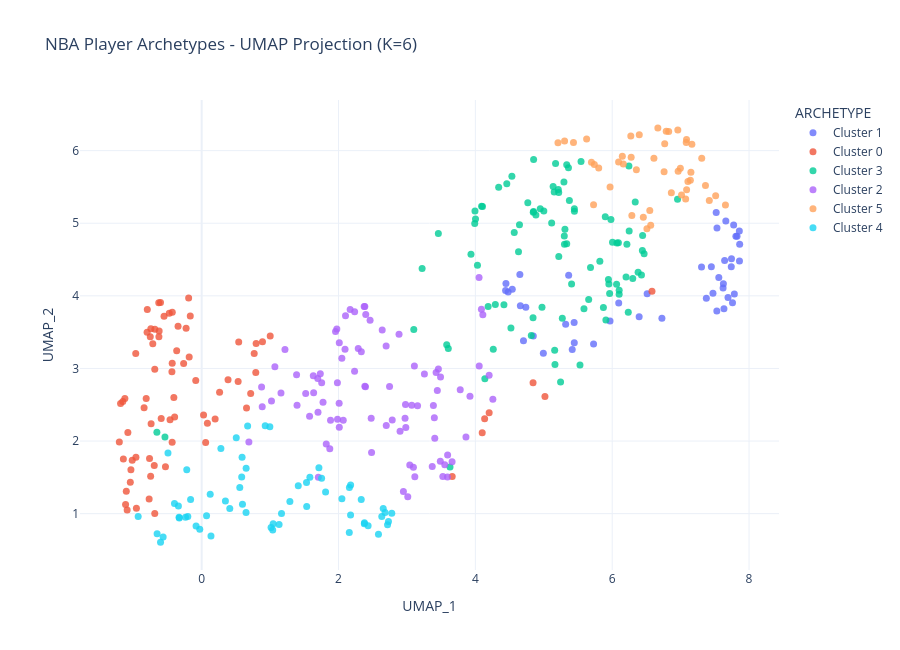

The cell this chart's notebook holds for it:
### Markdown cell above
## 6. Visualizations

### Code cell
# Interactive UMAP scatter (Plotly)
fig = px.scatter(
    df_clean,
    x='UMAP_1', y='UMAP_2',
    color='ARCHETYPE',
    hover_name='PLAYER_NAME',
    hover_data={'SEASON': True, 'UMAP_1': False, 'UMAP_2': False},
    title=f'NBA Player Archetypes - UMAP Projection (K={K})',
    width=900, height=650,
    template='plotly_white'
)
fig.update_traces(marker=dict(size=7, opacity=0.8))
fig.write_html(OUTPUTS_DIR + 'umap_plot.html')
print('Saved: outputs/umap_plot.html')
fig.show()

### Figure 1 — Plotly figure (JSON) as saved in the notebook; plotly's stock layout.template omitted (floating-point values rounded to 4 significant figures)
{"data": [{"customdata": [["2004-05"], ["2004-05"], ["2004-05"], ["2004-05"], ["2004-05"], ["2004-05"], ["2004-05"], ["2004-05"], ["2004-05"], ["2004-05"], ["2004-05"], ["2004-05"], ["2004-05"], ["2004-05"], ["2004-05"], ["2004-05"], ["2004-05"], ["2004-05"], ["2004-05"], ["2004-05"], ["2004-05"], ["2004-05"], ["2004-05"], ["2004-05"], ["2004-05"], ["2004-05"], ["2004-05"], ["2004-05"], ["2004-05"], ["2004-05"], ["2004-05"], ["2004-05"], ["2004-05"], ["2004-05"], ["2004-05"], ["2004-05"], ["2004-05"], ["2004-05"], ["2004-05"], ["2004-05"], ["2003-04"], ["2003-04"], ["2002-03"], ["2002-03"], ["2002-03"]], "hovertemplate": "<b>%{hovertext}</b><br><br>ARCHETYPE=Cluster 1<br>SEASON=%{customdata[0]}<extra></extra>", "hovertext": ["Zydrunas Ilgauskas", "Elton Brand", "Emeka Okafor", "Eddie Griffin", "Dirk Nowitzki", "Donyell Marshall", "Drew Gooden", "Jermaine O'Neal", "Joe Smith", "Antonio McDyess", "Brad Miller", "Antoine Walker", "Amar'e Stoudemire", "Andrei Kirilenko", "Chris Webber", "Carlos Boozer", "Chris Bosh", "Pau Gasol", "Shaquille O'Neal", "Shareef Abdur-Rahim", "Primoz Brezec", "Raef LaFrentz", "Rasheed Wallace", "Shawn Marion", "Yao Ming", "Zach Randolph", "Stromile Swift", "Tim Duncan", "Troy Murphy", "P.J. Brown", "Kurt Thomas", "Lamar Odom", "Marcus Camby", "Lorenzen Wright", "Kevin Garnett", "Keith Van Horn", "Kenny Thomas", "Kenyon Martin", "Ndudi Ebi", "Mehmet Okur", "Slava Medvedenko", "Karl Malone", "Elden Campbell", "Arvydas Sabonis", "Todd MacCulloch"], "legendgroup": "Cluster 1", "marker": {"color": "#636efa", "opacity": 0.8, "size": 7, "symbol": "circle"}, "mode": "markers", "name": "Cluster 1", "orientation": "v", "showlegend": true, "type": "scatter", "x": [7.558, 7.473, 7.824, 7.775, 4.994, 4.479, 7.86, 7.529, 4.447, 7.531, 4.442, 5.728, 4.847, 6.727, 5.416, 7.625, 5.443, 7.376, 7.692, 6.394, 4.658, 4.539, 7.305, 4.737, 7.62, 7.633, 5.968, 7.758, 7.808, 7.52, 7.858, 7.449, 7.863, 7.661, 7.785, 4.703, 5.32, 5.446, 7.643, 7.74, 6.095, 5.364, 6.51, 7.743, 4.65], "xaxis": "x", "y": [4.252, 4.036, 4.822, 4.977, 3.21, 4.053, 4.481, 3.791, 4.17, 4.934, 4.073, 3.336, 3.448, 3.692, 3.262, 4.167, 3.631, 3.967, 3.979, 3.712, 3.864, 4.092, 4.397, 3.844, 4.108, 3.821, 3.654, 3.905, 4.822, 5.147, 4.893, 4.399, 4.709, 5.03, 4.024, 3.382, 3.608, 3.355, 4.486, 4.399, 3.9, 4.285, 4.03, 4.512, 4.293], "yaxis": "y"}, {"customdata": [["2004-05"], ["2004-05"], ["2004-05"], ["2004-05"], ["2004-05"], ["2004-05"], ["2004-05"], ["2004-05"], ["2004-05"], ["2004-05"], ["2004-05"], ["2004-05"], ["2004-05"], ["2004-05"], ["2004-05"], ["2004-05"], ["2004-05"], ["2004-05"], ["2004-05"], ["2004-05"], ["2004-05"], ["2004-05"], ["2004-05"], ["2004-05"], ["2004-05"], ["2004-05"], ["2004-05"], ["2004-05"], ["2004-05"], ["2004-05"], ["2004-05"], ["2004-05"], ["2004-05"], ["2004-05"], ["2004-05"], ["2004-05"], ["2004-05"], ["2004-05"], ["2004-05"], ["2004-05"], ["2004-05"], ["2004-05"], ["2003-04"], ["2003-04"], ["2003-04"], ["2003-04"], ["2003-04"], ["2003-04"], ["2003-04"], ["2003-04"], ["2003-04"], ["2003-04"], ["2003-04"], ["2003-04"], ["2003-04"], ["2003-04"], ["2003-04"], ["2003-04"], ["2003-04"], ["2003-04"], ["2002-03"], ["2002-03"], ["2002-03"], ["2002-03"], ["2002-03"], ["2002-03"], ["2002-03"], ["2002-03"], ["2002-03"], ["2002-03"], ["2002-03"], ["2002-03"], ["2002-03"], ["2002-03"], ["2002-03"]], "hovertemplate": "<b>%{hovertext}</b><br><br>ARCHETYPE=Cluster 0<br>SEASON=%{customdata[0]}<extra></extra>", "hovertext": ["Erick Strickland", "Eric Snow", "Flip Murray", "Earl Watson", "Derek Anderson", "Doug Christie", "Jason Williams", "Jeff McInnis", "Howard Eisley", "JR Smith", "Jacque Vaughn", "Darrick Martin", "Darrell Armstrong", "Boris Diaw", "Anthony Johnson", "Alex Garcia", "Anfernee Hardaway", "Carlos Arroyo", "Carlos Delfino", "Charlie Ward", "Chris Duhon", "John Salmons", "Ron Mercer", "Sebastian Telfair", "Shaun Livingston", "Rick Brunson", "Raul Lopez", "Willie Green", "Troy Hudson", "Travis Best", "Toni Kukoc", "Luke Ridnour", "Keyon Dooling", "Junior Harrington", "Keith Bogans", "Kenny Anderson", "Keith McLeod", "Milt Palacio", "Mo Williams", "Nick Van Exel", "Marko Jaric", "Matt Freije", "Michael Curry", "Mateen Cleaves", "Kevin Ollie", "Lamond Murray", "Lindsey Hunter", "Marcus Banks", "T.J. Ford", "Steve Blake", "Rick Fox", "Rod Strickland", "Scottie Pippen", "Stacey Augmon", "Dajuan Wagner", "Anthony Carter", "Alvin Williams", "Dion Glover", "Eddie House", "Doug Overton", "Jay Williams", "John Crotty", "Bimbo Coles", "Damone Brown", "Courtney Alexander", "Chris Whitney", "Smush Parker", "Shammond Williams", "Robert Pack", "Rodney White", "Vincent Yarbrough", "Mark Jackson", "Nikoloz Tskitishvili", "Moochie Norris", "Mike Wilks"], "legendgroup": "Cluster 0", "marker": {"color": "#EF553B", "opacity": 0.8, "size": 7, "symbol": "circle"}, "mode": "markers", "name": "Cluster 0", "orientation": "v", "showlegend": true, "type": "scatter", "x": [-0.3452, -0.7144, 0.5412, -0.4315, 0.5328, -1.185, 0.05797, 0.6555, -0.4068, 0.7677, 0.7907, -0.3652, -1.079, -1.153, 0.0836, -0.1826, -0.1667, -0.4623, -0.474, -0.6841, -0.8417, 3.661, 1.001, -1.043, -1.145, -0.811, -0.5293, 4.1, 0.1965, 0.7162, -0.7389, 0.02753, 0.3854, -0.2637, 4.202, -1.123, -0.4349, -0.6932, -0.7461, 0.2618, -0.3951, -0.6019, -0.55, -0.743, -0.5915, 6.581, -0.7976, -1.112, -1.015, -1.102, -0.9637, -0.7622, 4.136, -0.1905, 0.7958, -1.204, -0.08662, 4.843, -0.2277, -0.7515, -0.9539, -0.6857, -0.6215, -0.6273, 0.8888, -0.7678, -1.089, -0.6856, -1.034, 5.017, -0.4299, -0.9607, -0.7947, -0.4308, -0.6252], "xaxis": "x", "y": [3.58, 3.34, 3.365, 1.983, 2.821, 2.517, 1.98, 2.454, 2.601, 3.206, 2.943, 3.242, 2.119, 2.546, 2.244, 3.156, 3.722, 2.292, 3.761, 3.54, 2.457, 1.512, 3.447, 1.431, 1.753, 2.586, 1.645, 2.113, 2.302, 2.656, 2.238, 2.359, 2.844, 3.067, 2.389, 2.587, 2.955, 1.661, 1.515, 2.674, 2.33, 3.907, 3.719, 3.548, 2.311, 4.064, 3.497, 1.126, 1.737, 1.308, 3.206, 1.759, 2.306, 3.97, 3.342, 1.988, 2.834, 2.804, 3.553, 3.435, 1.076, 2.988, 3.517, 3.905, 3.367, 1.2, 1.05, 1.001, 1.603, 2.614, 3.774, 1.776, 3.81, 3.072, 3.436], "yaxis": "y"}, {"customdata": [["2004-05"], ["2004-05"], ["2004-05"], ["2004-05"], ["2004-05"], ["2004-05"], ["2004-05"], ["2004-05"], ["2004-05"], ["2004-05"], ["2004-05"], ["2004-05"], ["2004-05"], ["2004-05"], ["2004-05"], ["2004-05"], ["2004-05"], ["2004-05"], ["2004-05"], ["2004-05"], ["2004-05"], ["2004-05"], ["2004-05"], ["2004-05"], ["2004-05"], ["2004-05"], ["2004-05"], ["2004-05"], ["2004-05"], ["2004-05"], ["2004-05"], ["2004-05"], ["2004-05"], ["2004-05"], ["2004-05"], ["2004-05"], ["2004-05"], ["2004-05"], ["2004-05"], ["2004-05"], ["2004-05"], ["2004-05"], ["2004-05"], ["2004-05"], ["2004-05"], ["2004-05"], ["2004-05"], ["2004-05"], ["2004-05"], ["2004-05"], ["2004-05"], ["2004-05"], ["2004-05"], ["2004-05"], ["2004-05"], ["2004-05"], ["2004-05"], ["2003-04"], ["2003-04"], ["2003-04"], ["2003-04"], ["2003-04"], ["2003-04"], ["2003-04"], ["2003-04"], ["2003-04"], ["2003-04"], ["2003-04"], ["2003-04"], ["2003-04"], ["2003-04"], ["2003-04"], ["2003-04"], ["2003-04"], ["2002-03"], ["2002-03"], ["2002-03"], ["2002-03"], ["2002-03"], ["2002-03"], ["2002-03"], ["2002-03"], ["2002-03"], ["2002-03"], ["2002-03"], ["2002-03"], ["2002-03"], ["2002-03"], ["2002-03"], ["2002-03"], ["2002-03"]], "hovertemplate": "<b>%{hovertext}</b><br><br>ARCHETYPE=Cluster 3<br>SEASON=%{customdata[0]}<extra></extra>", "hovertext": ["Eddy Curry", "Eduardo Najera", "Etan Thomas", "David Harrison", "George Lynch", "Gerald Wallace", "David West", "Jerome James", "Jason Collins", "James Posey", "Jared Jeffries", "Jarron Collins", "Bob Sura", "Antonio Davis", "Austin Croshere", "Brendan Haywood", "Adonal Foyle", "Al Harrington", "Andre Iguodala", "Andres Nocioni", "Brian Cardinal", "Darius Miles", "Darius Songaila", "Chris Wilcox", "Brian Grant", "Brian Scalabrine", "Josh Childress", "Robert Horry", "Robert Traylor", "Rodney Rogers", "Ruben Patterson", "Shandon Anderson", "Trevor Ariza", "Josh Howard", "Viktor Khryapa", "Zeljko Rebraca", "Theo Ratliff", "Theron Smith", "Tom Gugliotta", "Tony Allen", "Tony Battie", "Kwame Brown", "Luol Deng", "Malik Rose", "Othella Harrington", "Josh Smith", "Juwan Howard", "Marc Jackson", "Marcus Fizer", "Mikki Moore", "Nene", "Mark Blount", "Nenad Krstic", "Matt Barnes", "Matt Harpring", "Melvin Ely", "Maurice Taylor", "Mark Madsen", "Linton Johnson", "Vin Baker", "Vitaly Potapenko", "Vlade Divac", "Ronald Dupree", "Calvin Booth", "Clar. Weatherspoon", "Corie Blount", "Derrick Coleman", "Curtis Borchardt", "Aaron Williams", "Bo Outlaw", "Jason Collier", "Jake Voskuhl", "Horace Grant", "Gary Trent", "Greg Foster", "Donnell Harvey", "Jake Tsakalidis", "Jason Caffey", "Anthony Mason", "Adrian Griffin", "Bryon Russell", "Corey Benjamin", "Cherokee Parks", "Sean Rooks", "Scott Padgett", "Ryan Bowen", "Tremaine Fowlkes", "Mamadou N'diaye", "Malik Allen", "Keon Clark", "Mike Batiste"], "legendgroup": "Cluster 3", "marker": {"color": "#00cc96", "opacity": 0.8, "size": 7, "symbol": "circle"}, "mode": "markers", "name": "Cluster 3", "orientation": "v", "showlegend": true, "type": "scatter", "x": [5.908, 4.884, 5.374, 6.068, 4.948, 5.302, 6.466, 6.091, 3.994, 3.222, 4.85, 4.002, -0.6548, 5.294, 6.064, 5.544, 5.335, 5.529, 3.629, 5.219, 3.1, 5.245, 4.292, 6.215, 5.172, 5.951, 4.418, 5.945, 6.337, 5.406, 4.262, 4.091, 5.271, 4.52, 5.0, 6.004, 4.459, 4.568, 5.115, 4.843, 5.152, 5.448, 5.164, 6.248, 5.587, 5.3, 6.102, 4.818, 6.428, 5.981, 5.336, 5.309, 6.102, 4.846, 6.235, 5.683, 6.379, 4.851, 4.645, 5.871, 6.202, -0.5369, 4.139, 4.63, 6.955, 6.244, 6.441, 5.447, 5.898, 4.534, 4.974, 5.36, 3.936, 5.962, 4.767, 6.445, 5.218, 5.819, 3.991, 3.581, 3.459, 3.604, 4.031, 4.104, 5.656, 4.341, 4.187, 5.137, 6.3, 5.212, 5.159], "xaxis": "x", "y": [3.666, 5.114, 5.313, 4.727, 5.199, 4.709, 4.58, 4.733, 5.167, 4.378, 5.161, 5.057, 2.121, 5.568, 4.158, 5.852, 5.804, 3.048, 1.643, 4.542, 3.536, 2.812, 3.882, 4.712, 5.824, 4.162, 3.877, 4.225, 5.293, 4.162, 3.263, 5.235, 3.692, 3.559, 5.168, 4.738, 5.544, 4.873, 5.004, 3.699, 5.43, 5.167, 3.055, 4.892, 3.823, 4.822, 4.022, 3.454, 4.289, 5.051, 4.716, 4.919, 4.078, 5.152, 3.775, 4.39, 4.326, 5.877, 4.98, 3.838, 4.259, 2.056, 2.858, 4.607, 5.33, 5.79, 4.626, 5.199, 5.09, 5.646, 3.842, 5.763, 4.573, 4.03, 5.282, 4.83, 5.424, 4.476, 4.996, 3.326, 4.86, 3.274, 4.423, 5.23, 3.948, 5.495, 3.853, 5.506, 4.24, 5.466, 3.251], "yaxis": "y"}, {"customdata": [["2004-05"], ["2004-05"], ["2004-05"], ["2004-05"], ["2004-05"], ["2004-05"], ["2004-05"], ["2004-05"], ["2004-05"], ["2004-05"], ["2004-05"], ["2004-05"], ["2004-05"], ["2004-05"], ["2004-05"], ["2004-05"], ["2004-05"], ["2004-05"], ["2004-05"], ["2004-05"], ["2004-05"], ["2004-05"], ["2004-05"], ["2004-05"], ["2004-05"], ["2004-05"], ["2004-05"], ["2004-05"], ["2004-05"], ["2004-05"], ["2004-05"], ["2004-05"], ["2004-05"], ["2004-05"], ["2004-05"], ["2004-05"], ["2004-05"], ["2004-05"], ["2004-05"], ["2004-05"], ["2004-05"], ["2004-05"], ["2004-05"], ["2004-05"], ["2004-05"], ["2004-05"], ["2004-05"], ["2004-05"], ["2004-05"], ["2004-05"], ["2004-05"], ["2004-05"], ["2004-05"], ["2004-05"], ["2004-05"], ["2004-05"], ["2004-05"], ["2004-05"], ["2004-05"], ["2004-05"], ["2004-05"], ["2004-05"], ["2004-05"], ["2004-05"], ["2004-05"], ["2004-05"], ["2004-05"], ["2004-05"], ["2004-05"], ["2004-05"], ["2004-05"], ["2004-05"], ["2004-05"], ["2004-05"], ["2004-05"], ["2004-05"], ["2003-04"], ["2003-04"], ["2003-04"], ["2003-04"], ["2003-04"], ["2002-03"], ["2002-03"], ["2002-03"], ["2002-03"], ["2002-03"], ["2002-03"], ["2002-03"]], "hovertemplate": "<b>%{hovertext}</b><br><br>ARCHETYPE=Cluster 2<br>SEASON=%{customdata[0]}<extra></extra>", "hovertext": ["Eric Williams", "Fred Hoiberg", "Fred Jones", "Eddie Jones", "DeShawn Stevenson", "DerMarr Johnson", "Desmond Mason", "Devean George", "Devin Brown", "Glenn Robinson", "Gordan Giricek", "Jim Jackson", "Jiri Welsch", "Joe Johnson", "Jason Kapono", "Greg Buckner", "Jarvis Hayes", "Ira Newble", "James Jones", "David Wesley", "Jon Barry", "Bobby Simmons", "Bonzi Wells", "Bostjan Nachbar", "Brent Barry", "Anthony Goldwire", "Antawn Jamison", "Aaron McKie", "Allan Houston", "Brian Cook", "Christian Laettner", "Chucky Atkins", "Clifford Robinson", "Corliss Williamson", "Cuttino Mobley", "Damien Wilkins", "Damon Jones", "Bruce Bowen", "Calbert Cheaney", "Caron Butler", "Casey Jacobsen", "Rodney Buford", "Shane Battier", "Reggie Miller", "Peja Stojakovic", "Predrag Drobnjak", "Quentin Richardson", "Quinton Ross", "Raja Bell", "Rashard Lewis", "Rasual Butler", "Vladimir Radmanovic", "Voshon Lenard", "Wally Szczerbiak", "Wesley Person", "Trenton Hassell", "Tayshaun Prince", "Tim Thomas", "Tony Delk", "Kyle Korver", "Latrell Sprewell", "Lee Nailon", "Lucious Harris", "Jumaine Jones", "Kareem Rush", "Kendall Gill", "Kerry Kittles", "Mike Dunleavy", "Mike Miller", "Morris Peterson", "Mickael Pietrus", "Maurice Evans", "Matt Carroll", "Matt Bonner", "Marquis Daniels", "Michael Finley", "Walter McCarty", "Chris Crawford", "Anthony Peeler", "Kedrick Brown", "Eddie Robinson", "Glen Rice", "Eric Piatkowski", "Jonathan Bender", "J.R. Bremer", "Steven Smith", "Walt Williams", "Pat Garrity"], "legendgroup": "Cluster 2", "marker": {"color": "#ab63fa", "opacity": 0.8, "size": 7, "symbol": "circle"}, "mode": "markers", "name": "Cluster 2", "orientation": "v", "showlegend": true, "type": "scatter", "x": [2.049, 1.7, 1.754, 2.394, 3.862, 3.37, 1.821, 3.426, 2.746, 1.705, 1.159, 3.592, 3.594, 3.094, 2.698, 3.407, 3.109, 2.102, 2.095, 0.8754, 1.696, 2.009, 1.872, 2.235, 1.636, 1.394, 3.779, 3.66, 1.02, 3.491, 4.109, 0.6899, 2.638, 3.921, 2.948, 2.011, 1.577, 1.956, 2.884, 3.444, 1.631, 2.384, 2.288, 1.52, 2.899, 4.201, 3.155, 2.17, 1.774, 1.883, 2.461, 2.385, 3.041, 2.069, 2.972, 1.975, 1.984, 2.983, 2.483, 3.488, 1.07, 1.985, 2.236, 4.054, 1.217, 2.398, 2.375, 3.4, 2.011, 3.071, 3.012, 3.46, 3.115, 4.089, 4.256, 2.785, 3.553, 3.387, 3.524, 2.333, 2.696, 1.734, 2.477, 4.056, 0.8849, 1.387, 3.255, 2.979], "xaxis": "x", "y": [3.139, 2.396, 2.804, 2.747, 2.056, 1.65, 1.958, 2.944, 2.751, 1.5, 2.661, 1.506, 1.808, 1.639, 2.213, 2.037, 3.033, 3.725, 3.266, 2.745, 2.861, 2.521, 1.893, 2.96, 2.663, 2.492, 2.706, 1.713, 2.551, 2.881, 3.738, 1.987, 3.528, 2.615, 1.303, 3.353, 2.343, 3.509, 3.469, 2.697, 2.9, 3.852, 3.273, 2.653, 2.134, 2.906, 2.485, 3.81, 2.535, 2.287, 3.664, 2.753, 1.67, 2.287, 2.315, 3.543, 2.804, 2.188, 1.843, 1.721, 3.023, 2.299, 3.78, 4.251, 3.259, 3.744, 3.854, 2.32, 2.191, 2.493, 1.233, 2.993, 1.508, 3.814, 2.576, 2.289, 1.674, 2.488, 1.513, 3.228, 3.308, 2.928, 2.315, 3.033, 2.473, 2.912, 2.924, 2.503], "yaxis": "y"}, {"customdata": [["2004-05"], ["2004-05"], ["2004-05"], ["2004-05"], ["2004-05"], ["2004-05"], ["2004-05"], ["2004-05"], ["2004-05"], ["2004-05"], ["2004-05"], ["2004-05"], ["2004-05"], ["2004-05"], ["2004-05"], ["2004-05"], ["2004-05"], ["2004-05"], ["2004-05"], ["2004-05"], ["2004-05"], ["2004-05"], ["2004-05"], ["2004-05"], ["2004-05"], ["2004-05"], ["2004-05"], ["2004-05"], ["2004-05"], ["2004-05"], ["2004-05"], ["2004-05"], ["2004-05"], ["2004-05"], ["2003-04"], ["2003-04"], ["2002-03"], ["2002-03"], ["2002-03"], ["2002-03"], ["2002-03"], ["2002-03"], ["2002-03"], ["2002-03"], ["2002-03"]], "hovertemplate": "<b>%{hovertext}</b><br><br>ARCHETYPE=Cluster 5<br>SEASON=%{customdata[0]}<extra></extra>", "hovertext": ["Erick Dampier", "Dikembe Mutombo", "Jeff Foster", "Jerome Williams", "Joel Przybilla", "Jackson Vroman", "Jamaal Magloire", "Ben Wallace", "Alan Henderson", "Alonzo Mourning", "Anderson Varejao", "Dale Davis", "Dan Gadzuric", "Danny Fortson", "Chris Mihm", "Chris Kaman", "Brian Skinner", "Chris Andersen", "Dwight Howard", "Samuel Dalembert", "Scot Pollard", "Rasho Nesterovic", "Reggie Evans", "Tyson Chandler", "Udonis Haslem", "Zaza Pachulia", "Loren Woods", "Kelvin Cato", "Michael Sweetney", "Nazr Mohammed", "Nick Collison", "Obinna Ekezie", "Michael Ruffin", "Michael Olowokandi", "Andrew DeClercq", "Greg Ostertag", "Ervin Johnson", "Jelani McCoy", "David Robinson", "Shawn Bradley", "Shawn Kemp", "Samaki Walker", "Vladimir Stepania", "Tyrone Hill", "Michael Bradley"], "legendgroup": "Cluster 5", "marker": {"color": "#FFA15A", "opacity": 0.8, "size": 7, "symbol": "circle"}, "mode": "markers", "name": "Cluster 5", "orientation": "v", "showlegend": true, "type": "scatter", "x": [6.789, 7.086, 7.308, 5.739, 6.959, 5.727, 6.563, 7.655, 5.626, 6.507, 7.363, 7.142, 7.164, 6.826, 6.758, 6.455, 6.148, 7.419, 6.396, 6.272, 7.013, 6.864, 7.082, 6.667, 6.964, 7.088, 6.277, 5.697, 6.767, 6.996, 7.107, 5.969, 5.304, 6.549, 5.434, 7.074, 5.207, 6.287, 7.15, 5.803, 6.163, 6.353, 7.512, 6.093, 6.61], "xaxis": "x", "y": [6.267, 6.152, 5.896, 5.81, 6.285, 5.256, 4.971, 5.251, 6.16, 4.923, 5.518, 5.591, 6.087, 6.262, 5.71, 5.081, 5.923, 5.312, 6.218, 6.2, 5.39, 5.421, 6.112, 6.313, 5.714, 5.461, 5.908, 5.839, 6.095, 5.758, 5.576, 5.499, 6.132, 5.176, 6.11, 5.335, 6.108, 5.105, 5.703, 5.761, 5.817, 5.737, 5.378, 5.844, 5.895], "yaxis": "y"}, {"customdata": [["2004-05"], ["2004-05"], ["2004-05"], ["2004-05"], ["2004-05"], ["2004-05"], ["2004-05"], ["2004-05"], ["2004-05"], ["2004-05"], ["2004-05"], ["2004-05"], ["2004-05"], ["2004-05"], ["2004-05"], ["2004-05"], ["2004-05"], ["2004-05"], ["2004-05"], ["2004-05"], ["2004-05"], ["2004-05"], ["2004-05"], ["2004-05"], ["2004-05"], ["2004-05"], ["2004-05"], ["2004-05"], ["2004-05"], ["2004-05"], ["2004-05"], ["2004-05"], ["2004-05"], ["2004-05"], ["2004-05"], ["2004-05"], ["2004-05"], ["2004-05"], ["2004-05"], ["2004-05"], ["2004-05"], ["2004-05"], ["2004-05"], ["2004-05"], ["2004-05"], ["2004-05"], ["2004-05"], ["2004-05"], ["2004-05"], ["2004-05"], ["2004-05"], ["2004-05"], ["2004-05"], ["2004-05"], ["2004-05"], ["2004-05"], ["2003-04"], ["2003-04"], ["2002-03"], ["2002-03"]], "hovertemplate": "<b>%{hovertext}</b><br><br>ARCHETYPE=Cluster 4<br>SEASON=%{customdata[0]}<extra></extra>", "hovertext": ["Gary Payton", "Gilbert Arenas", "Earl Boykins", "Derek Fisher", "Devin Harris", "Dwyane Wade", "Grant Hill", "Jason Hart", "Jason Kidd", "Jason Richardson", "Jason Terry", "Jerry Stackhouse", "Hedo Turkoglu", "Jalen Rose", "Jamaal Tinsley", "Jamal Crawford", "Jameer Nelson", "Antonio Daniels", "Baron Davis", "Ben Gordon", "Bobby Jackson", "Allen Iverson", "Andre Miller", "Brevin Knight", "Corey Maggette", "Damon Stoudamire", "Dan Dickau", "Carmelo Anthony", "Chauncey Billups", "Sam Cassell", "Ricky Davis", "Richard Jefferson", "Richard Hamilton", "Rafer Alston", "Ray Allen", "Speedy Claxton", "Stephen Jackson", "Tyronn Lue", "Vince Carter", "Stephon Marbury", "Steve Francis", "Steve Nash", "Tony Parker", "Tracy McGrady", "Paul Pierce", "Leandro Barbosa", "Larry Hughes", "LeBron James", "Manu Ginobili", "Kobe Bryant", "Kirk Hinrich", "Juan Dixon", "Mike Bibby", "Mike James", "Michael Redd", "Metta World Peace", "Jannero Pargo", "Jamal Mashburn", "John Stockton", "Michael Jordan"], "legendgroup": "Cluster 4", "marker": {"color": "#19d3f3", "opacity": 0.8, "size": 7, "symbol": "circle"}, "mode": "markers", "name": "Cluster 4", "orientation": "v", "showlegend": true, "type": "scatter", "x": [-0.3301, 2.157, -0.02802, -0.2358, -0.6513, 1.045, 2.681, -0.2029, -0.4926, 2.379, 0.1247, 2.632, 2.778, 2.653, 0.4108, 0.9966, -0.5634, 0.9284, 0.6484, 2.584, 2.176, 1.014, -0.3974, -0.34, 2.049, 0.5847, 0.2807, 2.717, 0.6715, 0.5964, 2.73, 1.811, 0.5905, -0.08193, 1.581, -0.3268, 1.713, 0.5055, 1.535, 0.347, 1.039, -0.162, 0.5571, 1.289, 2.332, -0.6014, 2.377, 1.167, 2.177, 1.131, 0.07129, 2.432, 0.1359, 0.6496, 1.753, 2.159, -0.9282, 1.532, -0.2181, 1.412], "xaxis": "x", "y": [0.9496, 0.7387, 0.7838, 0.9504, 0.7227, 0.8606, 1.015, 0.9615, 1.836, 0.873, 1.269, 0.9612, 1.006, 1.069, 1.071, 2.195, 0.68, 2.212, 1.014, 0.7155, 0.9813, 0.8109, 1.139, 1.105, 1.206, 1.506, 1.896, 0.8459, 2.208, 1.128, 0.8909, 1.298, 1.777, 0.8296, 1.501, 0.9391, 1.632, 2.044, 1.097, 1.173, 0.7736, 1.194, 1.359, 1.167, 1.195, 0.6078, 0.8614, 1.003, 1.393, 0.8509, 0.9707, 0.8336, 0.6936, 1.627, 1.489, 1.359, 0.9591, 1.43, 1.606, 1.383], "yaxis": "y"}], "layout": {"height": 650, "legend": {"title": {"text": "ARCHETYPE"}, "tracegroupgap": 0}, "title": {"text": "NBA Player Archetypes - UMAP Projection (K=6)"}, "width": 900, "xaxis": {"anchor": "y", "domain": [0, 1], "title": {"text": "UMAP_1"}}, "yaxis": {"anchor": "x", "domain": [0, 1], "title": {"text": "UMAP_2"}}}}
